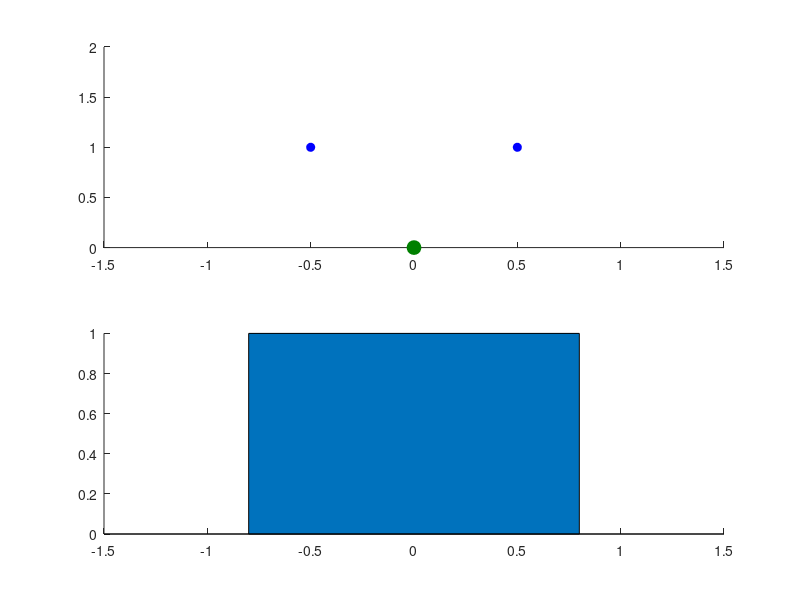

MATLAB code to generate this figure:
## -*- texinfo -*-
## @deftypefn  {Function File} {} galtonbox ( @var{LEVEL}, @var{BALLS}, @var{INTERVAL})
## Plot galton box.
## @var{LEVEL} means how many levels. ( Default: 1)
## @var{BALLS} means how many balls. ( Default: 1)
## @var{INTERVAL} means interval between each frame in seconds. If omitted or 0, no animation.

function galtonbox ( varargin)

    nargs = nargin;
    LEVEL = 1;
    BALLS = 1;
    INTERVAL = 0;

    % check LEVEL arg
    if nargs > 0
        LEVEL = varargin{1};
        if !is_positive_scalar_integer( LEVEL)
            error("galtonbox: LEVEL should be a positive integer");
        end
    end

    % check BALLS arg
    if nargs > 1
        BALLS = varargin{2};
        if !is_positive_scalar_integer( BALLS)
            error("galtonbox: BALLS should be a positive integer");
        end
    end

    % check INTERVAL arg
    if nargs > 2
        INTERVAL = varargin{3};
        if !( isscalar( INTERVAL) && isreal( INTERVAL) && INTERVAL >= 0)
            error("galtonbox: INTERVAL should be a non-negative real number");
        end
    end

    enableAnimate = ( INTERVAL != 0);


    ballStartXPos = unitBallPositions( LEVEL, LEVEL);
    ballLastXPos = unitBallPositions( 1, LEVEL);
    assert( length( ballStartXPos) == 1);
    ballStartPos = [ ballStartXPos( 1) LEVEL];

    % Data for bar graph
    % barX is ballLastXPos
    barY = zeros( 1, length( ballLastXPos));

    % create a new figure
    fh = figure;

    % create box plot
    boxH = subplot( 2, 1, 1);
    hold( boxH, 'on');

    % plot levels
    pointInterval = 1;
    xAxisLim = plotLevels( boxH, LEVEL, pointInterval);
    % plot ball with ballPos
    darkGreen = [ 0 0.5 0];
    ballPos = ballStartPos;
    ballH = plot( boxH, ballPos( 1), ballPos( 2), 'o', ...
                    'MarkerFaceColor', darkGreen, 'MarkerEdgeColor', darkGreen, 'MarkerSize', 10);
    set( ballH, 'XDataSource', 'ballPos(1)');
    set( ballH, 'YDataSource', 'ballPos(2)');

    % create bar plot
    barAxesH = subplot( 2, 1, 2);
    hold( barAxesH, 'on');
    xlim( barAxesH, xAxisLim);
    barH = bar( ballLastXPos, barY);
    set( barH, 'YDataSource', 'barY');


    % simulate fall of balls
    for eacBall = 1:BALLS
        ballPos = ballStartPos;
        % Redraw initial position of the ball
        if enableAnimate
            pause( INTERVAL);
            refreshdata( fh, 'caller'); 
            drawnow;
        end

        while ballPos( 2) > 0
            ballPos = unitNextPosition( ballPos);

            % Redraw position of the ball
            if enableAnimate
                pause( INTERVAL);
                refreshdata( fh, 'caller'); 
                drawnow;
            end
        end
        assert( ballPos( 2) == 0);

        % update barY
        barYIdx = find( ballLastXPos == ballPos( 1));
        if !isempty( barYIdx)
            assert( isscalar( barYIdx));
            barY( barYIdx) += 1;
        end

        % Update ball and bar
        if enableAnimate
            pause( INTERVAL);
            refreshdata( fh, 'caller'); 
            drawnow;
        end
    end

    % Finally, draw the ultimate graph
    refreshdata( fh, 'caller');
end


function tf = is_positive_scalar_integer( val)
    tf = isscalar( val) && isnumeric( val) && fix( val) == val && val > 0;
end

% return X limit of the graph
% SP: start point of the ball, in unit position
% FXP: final possible x positions of the ball, in unit position
function XLIM = plotLevels( AXH, LEVELS, POINT_INTERVAL)
    for level = LEVELS : -1 : 1;
        unitXPos = unitXPositions( level, LEVELS); 
        xPos = unitXPos .* POINT_INTERVAL;
        yPos = level .* POINT_INTERVAL;

        pointColor = 'b';
        if mod( level, 2) == 0
            pointColor = 'r';
        end

        plot( AXH, xPos, yPos, 'o', 'MarkerEdgeColor', pointColor, 'MarkerFaceColor', pointColor);
    end
    % set axis limit
    xPos = unitXPositions( 1, LEVELS) .* POINT_INTERVAL;
    xPosMin = xPos(1) - POINT_INTERVAL;
    xPosMax = xPos( end) + POINT_INTERVAL;
    yPosMin = 0;
    yPosMax = (LEVELS + 1) * POINT_INTERVAL;
    axis( [ xPosMin xPosMax yPosMin yPosMax]);
    XLIM = [ xPosMin xPosMax];
end


% return unit positions of points with given level and total level
function XPOS = unitXPositions( CUR_LEVEL, TOTAL_LEVEL)
    % unit x pos starts from 0
    unitLastXPos = TOTAL_LEVEL - CUR_LEVEL + 1;
    unitXPos = 0 : 1 : unitLastXPos;
    unitXPos -= unitLastXPos / 2;
    XPOS = unitXPos;
end

% return all possible unix X positions of a ball with given level and total level
function BPOS = unitBallPositions( CUR_LEVEL, TOTAL_LEVEL)
    unitXPos = unitXPositions( CUR_LEVEL, TOTAL_LEVEL);
    assert( length( unitXPos) >= 2, 'unitXPos must >= 2');
    % For adjacent x pos we calculate "( x0 + x1) / 2"
    adjXPos = [ unitXPos( 1 : (end - 1)) ; unitXPos( 2 : end)];
    BPOS = sum( adjXPos) / 2;
end

% update ball unit position, based on previous position.
function NPOS = unitNextPosition( CUR_POS)
    % get next position where the ball will go
    xPos = CUR_POS( 1);
    yPos = CUR_POS( 2);
    assert( yPos > 0, 'Y position must larger than 0');
    % update x position when yPos > 1
    if yPos > 1
        if rand() <= 0.5
            xPos -= 0.5;
        else
            xPos += 0.5;
        end
    end
    yPos -= 1;
    NPOS = [ xPos yPos];
end
